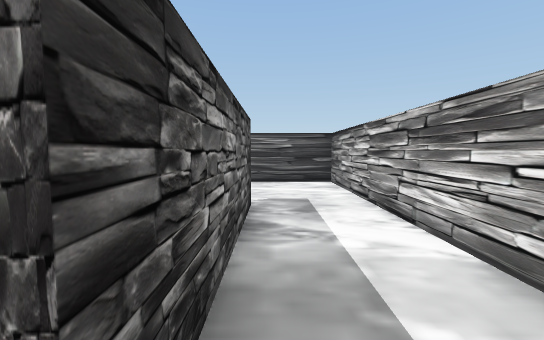
[1] (above)

18 first-person views from a walk through a 3-D level made in the Unity game engine. The camera is 1.3 m above the floor, tilts 4° down and sees 90° across. The floor is counted in squares, 1 m on a side. Each view is taken from the middle of a square. On the plan, view 1 faces up. The plan holds only what a view shows up to about 13 squares ahead; the rest is blank. The place goes on beyond the plan. The player is left out.

[2]
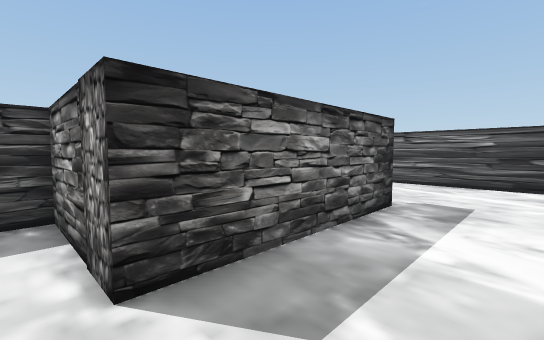

[3]
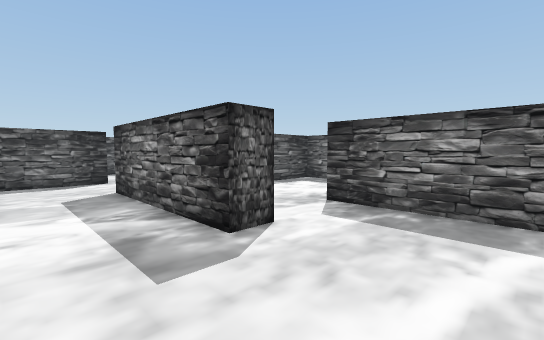

[4]
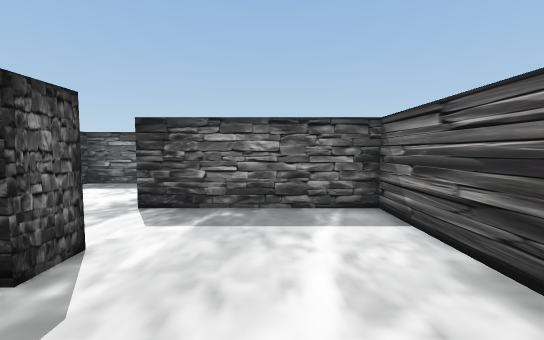

[5]
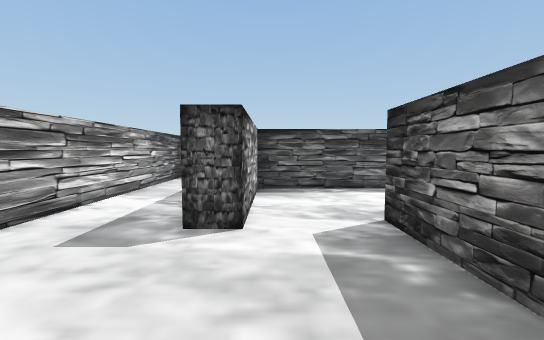

[6]
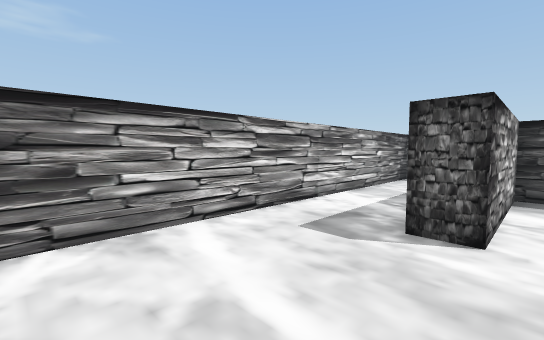

[7]
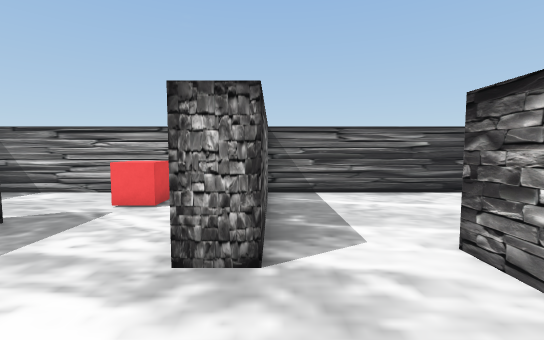

[8]
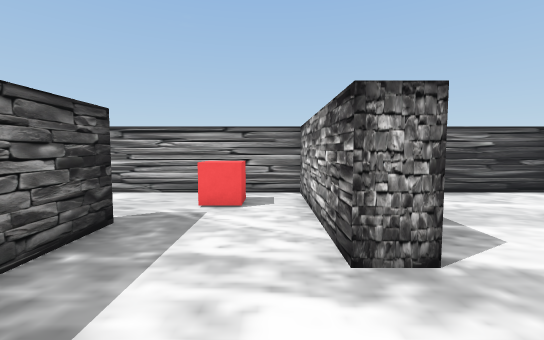

[9]
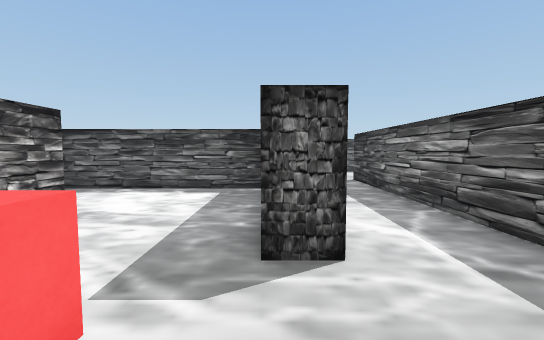

[10]
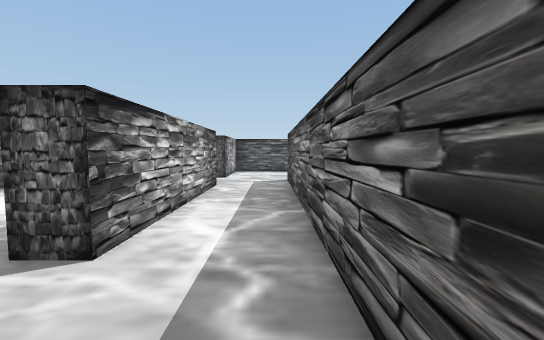

[11]
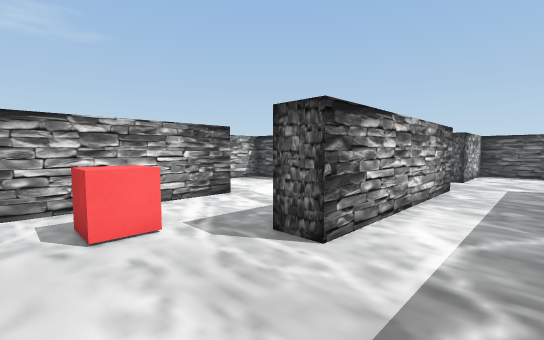

[12]
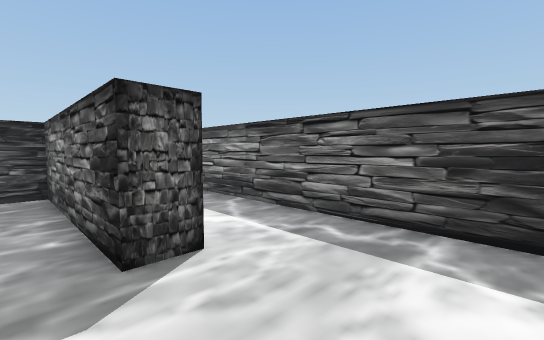

[13]
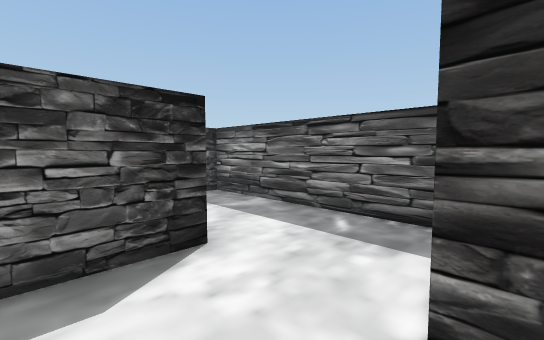

[14]
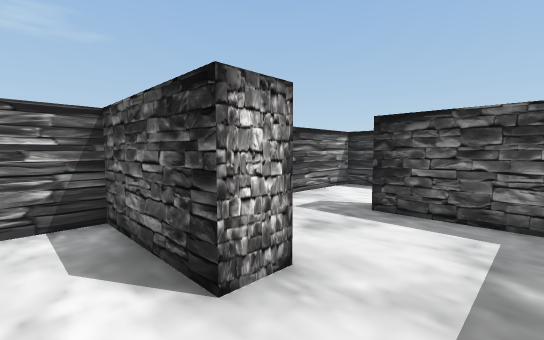

[15]
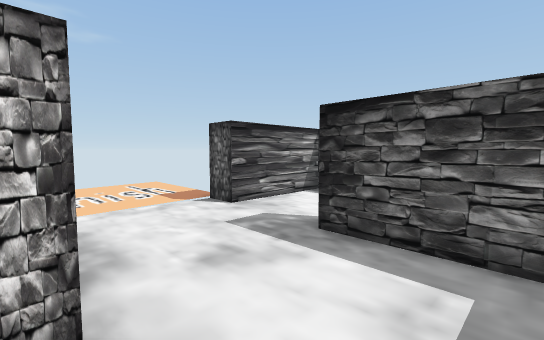

[16]
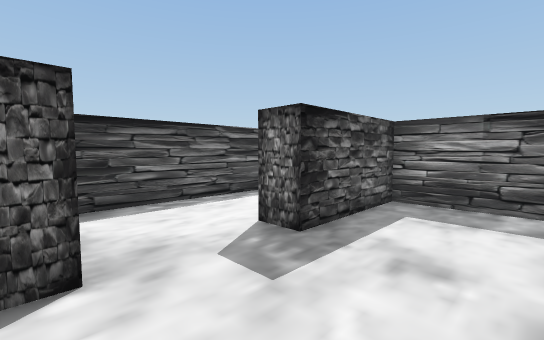

[17]
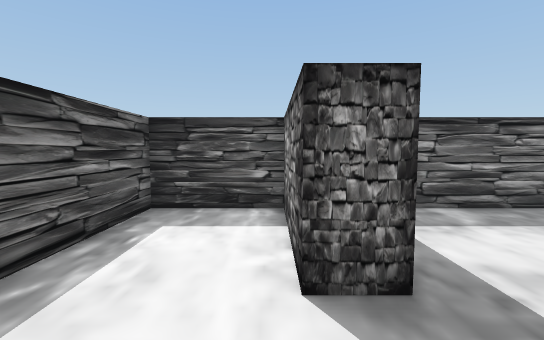

[18]
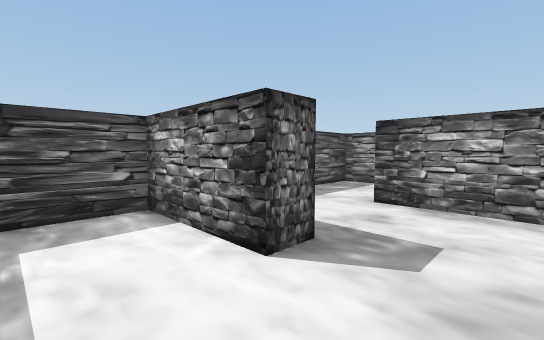

### Floor plan
Points are (right, up) in squares from view 1. A wall is a line through its corners. A room is listed if a view was taken in it or the views show most of it. See-through windows are left out.
Room 1 (views 1, 2, 3, 4, 5, 6, 13)
walls: (-1.5, 5.5) (-1.5, 6.5) (-0.5, 6.5) (-0.5, 0.6) (-1.5, 0.6); (-1, -2.3) (2.5, -2.3) (2.5, 11.4) (-4.1, 11.4) (-4.1, 5.9)
ways out: opening at (-2.5, 6) to room 2; opening at (-1, -0.5) to room 3
Room 2 (views 7, 8, 9, 10, 11, 12)
walls: (-4.1, 5.9) (-5.1, 5.9) (-5.1, 11.4) (-12.5, 11.4); (-9.9, 0.5) (-9.9, 7.8) (-8.9, 7.8) (-8.9, 1.6) (-1.5, 1.6) (-1.5, 5.5); (-12.7, 11.1) (-12.7, 0.6)
ways out: opening at (-2.5, 6) to room 1; opening at (-11.5, 1)
objects: red cube (-8, 9) to (-7, 10)
Room 3 (view 14)
walls: (-1.5, 0.6) (-4.1, 0.6) (-4.1, -1.6)
ways out: opening at (-1, -0.5) to room 1; opening at (-2.5, -2.5) to room 4
Room 4 (views 15, 16, 17, 18)
walls: (-0.2, -7.7) (-4.1, -7.7) (-4.1, -10.7) (2.5, -10.7) (2.5, -7.1) (3.5, -7.1); (2.1, -3.3) (-1, -3.3) (-1, -2.3); (-4.1, -1.6) (-4.1, -6.7) (-0.5, -6.7) (-0.5, -7.8)
ways out: opening at (-2.5, -2.5) to room 3

Where each view was taken, in squares from view 1:
view 1: 0 up, 0 right, facing up
view 2: 0 up, 2 right, facing up-left
view 3: 10 up, 2 right, facing down-left
view 4: 9 up, 2 right, facing left
view 5: 11 up, 2 left, facing down
view 6: 11 up, 2 left, facing down-right
view 7: 3 up, 4 left, facing up
view 8: 3 up, 6 left, facing up
view 9: 11 up, 9 left, facing down
view 10: 11 up, 12 left, facing down
view 11: 11 up, 12 left, facing down-right
view 12: 11 up, 8 left, facing down-left
view 13: 1 up, 1 right, facing down-left
view 14: 1 down, 3 left, facing down-right
view 15: 3 down, 3 left, facing down-right
view 16: 4 down, 3 right, facing down-left
view 17: 8 down, 2 right, facing left
view 18: 10 down, 2 right, facing up-left
